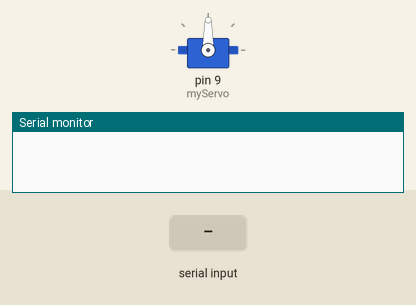
Simulated run of this sketch. Board: Arduino Uno, built with avr-gcc and run on an emulated ATmega328P. Parts: servo, the last lines printed to the serial monitor. Inputs (shaded band) come from the test bench.

Above: at 1.2 s.
1.3 s: "30,150\n" received over Serial
At 2.5 s:
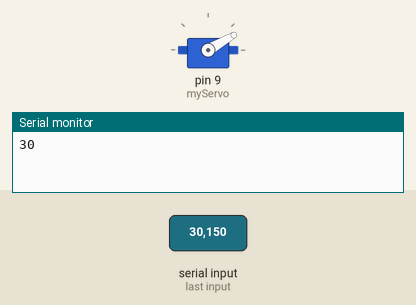
2.8 s: "5\n" received over Serial
At 3.5 s:
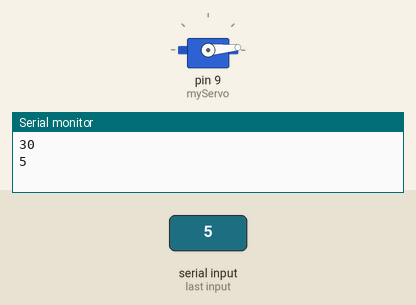
4.3 s: "90,45\n" received over Serial
At 4.8 s:
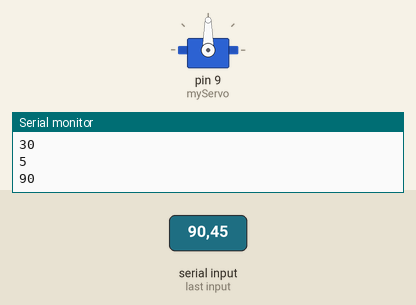
Timing chart, 0 to 7.3 s (numbered marks = the images above; inputs shaded):
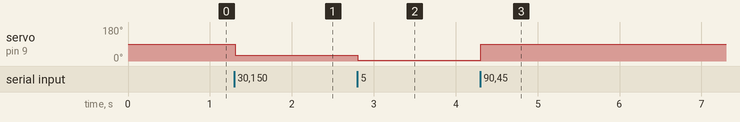

The sketch:

angleRun.ino
```cpp
#include <Servo.h>

Servo myServo;
int angle = 0;
void setup() {
  Serial.begin(9600);
  myServo.attach(9);
  myServo.write(90);
}

void loop() {
  if (Serial.available() > 0) {
    String angleString = Serial.readStringUntil('\n');
    angle = angleString.toInt();
    Serial.println(angle);

    if (angle >= 0 && angle <= 180) {
      myServo.write(angle);
    }
  }
}
```

Measured:
- after the input at 1.3 s, servo on pin 9 (myServo): 90° → 30° at once
- after the input at 2.8 s, servo on pin 9 (myServo): 30° → 5° at once
- after the input at 4.3 s, servo on pin 9 (myServo): 5° → 90° at once
